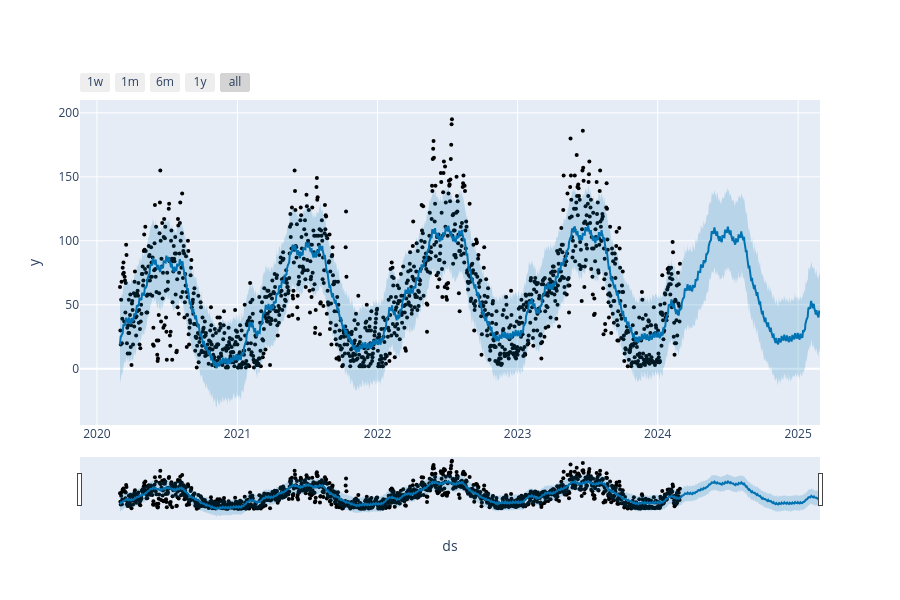

Notebook code for this chart:
### Code cell
from prophet.plot import plot_plotly, plot_components_plotly
fig = plot_plotly(modelo, previsao)
fig.show()

### Figure 1 — Plotly figure (JSON) as saved in the notebook; plotly's stock layout.template omitted (floating-point values rounded to 4 significant figures; data arrays with more than 128 entries replaced by an {"elided": "..."} marker saying what was removed)
{"data": [{"marker": {"color": "black", "size": 4}, "mode": "markers", "name": "Actual", "type": "scatter", "x": {"elided": "1460 str values"}, "y": {"elided": "1460 float values"}}, {"hoverinfo": "skip", "line": {"width": 0}, "mode": "lines", "type": "scatter", "x": {"elided": "1825 str values"}, "y": {"elided": "1825 float values"}}, {"fill": "tonexty", "fillcolor": "rgba(0, 114, 178, 0.2)", "line": {"color": "#0072B2", "width": 2}, "mode": "lines", "name": "Predicted", "type": "scatter", "x": {"elided": "1825 str values"}, "y": {"elided": "1825 float values"}}, {"fill": "tonexty", "fillcolor": "rgba(0, 114, 178, 0.2)", "hoverinfo": "skip", "line": {"width": 0}, "mode": "lines", "type": "scatter", "x": {"elided": "1825 str values"}, "y": {"elided": "1825 float values"}}], "layout": {"height": 600, "showlegend": false, "width": 900, "xaxis": {"rangeselector": {"buttons": [{"count": 7, "label": "1w", "step": "day", "stepmode": "backward"}, {"count": 1, "label": "1m", "step": "month", "stepmode": "backward"}, {"count": 6, "label": "6m", "step": "month", "stepmode": "backward"}, {"count": 1, "label": "1y", "step": "year", "stepmode": "backward"}, {"step": "all"}]}, "rangeslider": {"visible": true}, "title": {"text": "ds"}, "type": "date"}, "yaxis": {"title": {"text": "y"}}}}
